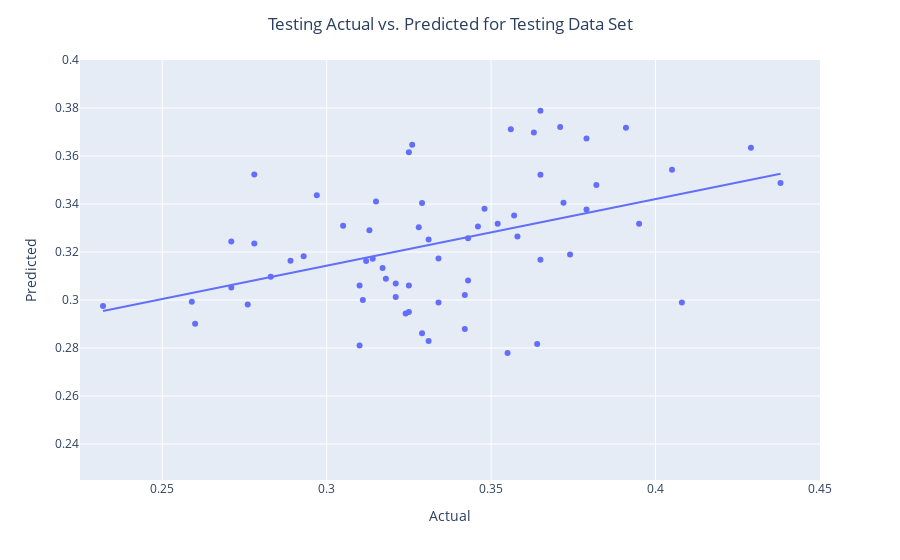

This figure's notebook cell:
### Code cell
# Print XY Scatter Plot using plotly

fig = px.scatter(resultFrame, x="Actual", y="Predicted",  trendline="ols")
fig.update_layout(title_text='Testing Actual vs. Predicted for Testing Data Set', title_x=0.5)
fig.update_xaxes(range=[0.225, 0.45])
fig.update_yaxes(range=[0.225, 0.4])
fig.show()

print('Mean Absolute Error:', metrics.mean_absolute_error(dependentTest, prediction))
print('Mean Squared Error:', metrics.mean_squared_error(dependentTest, prediction))
print('Root Mean Squared Error:', np.sqrt(metrics.mean_squared_error(dependentTest, prediction)))
